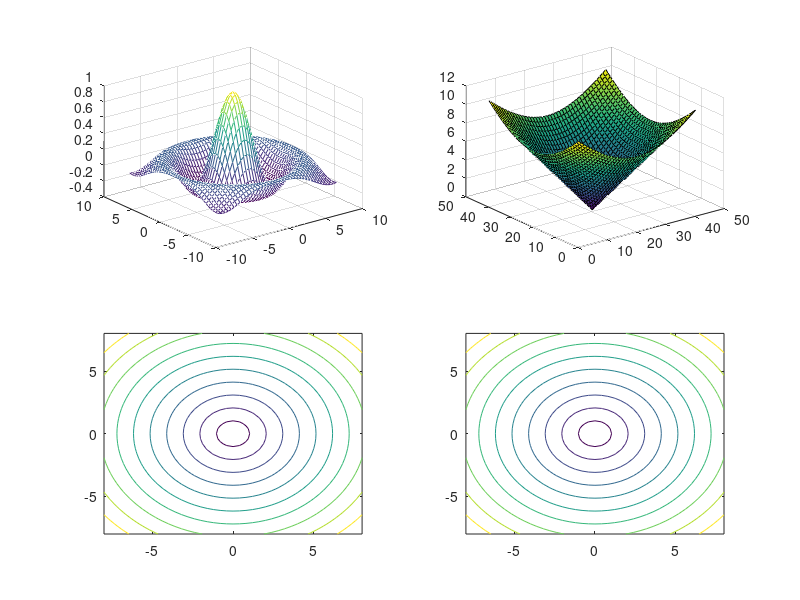

The MATLAB script that drew this image:
tx = linspace(-8, 8, 41);
ty = tx;
[xx, yy] = meshgrid(tx, ty);
r = sqrt(xx .^ 2 + yy .^ 2) + eps;
tz = sin(r) ./ r;

subplot(2, 2, 1);
mesh(tx, ty, tz);
subplot(2, 2, 2);
surf(r);
subplot(2, 2, 3);
contour(xx, yy, r, 10);
subplot(2, 2, 4);
contour(xx, yy, r, 10);
